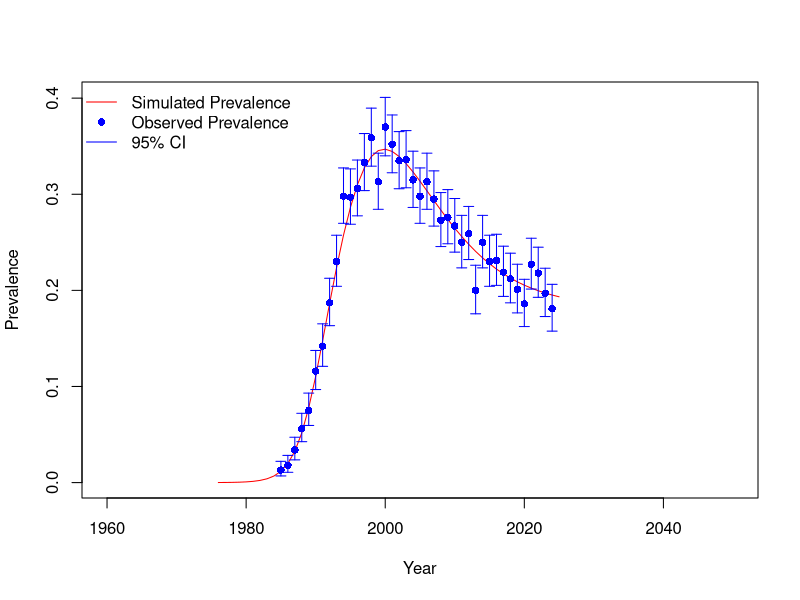
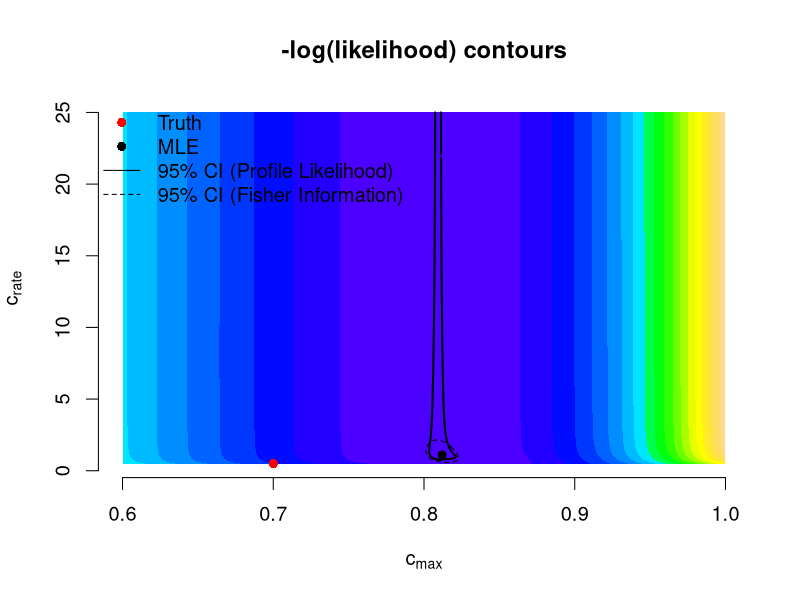

These charts were generated, in order, by the following R code:
# HIV Model Fitting for Evaluating Interventions: A Simulation Exercise

# ============================================================
# Setup
# ============================================================

rm(list = ls())

require(dplyr)
require(boot)
require(deSolve)
require(ellipse)
require(ggplot2)

# ============================================================
# Global Parameters and Initial Conditions
# ============================================================

initial_prevalence <- exp(-9.5)
time_sequence <- seq(1976, 2025, by = 1)
initial_conditions <- c(S = 1 - initial_prevalence, I1 = initial_prevalence, I2 = 0, I3 = 0, I4 = 0, CI = 0, CD = 0)
infection_states <- paste0('I', 1:4)

# ============================================================
# Disease Model Functions
# ============================================================

SImodel <- function(time, state, parameters) {
	with(c(parameters, as.list(state)), {
		I <- I1 + I2 + I3 + I4
		N <- I + S
		transmission_rate <- Beta * exp(-alpha * I / N)
		
		dS <- birthRt * N - deathRt * S - transmission_rate * S * I / N
		dI1 <- transmission_rate * S * I / N - progRt * I1 - deathRt * I1
		dI2 <- progRt * I1 - progRt * I2 - deathRt * I2
		dI3 <- progRt * I2 - progRt * I3 - deathRt * I3
		dI4 <- progRt * I3 - progRt * I4 - deathRt * I4
		dCI <- transmission_rate * S * I / N
		dCD <- progRt * I4
		
		list(c(dS, dI1, dI2, dI3, dI4, dCI, dCD))
	})
}

SI4control <- function(time, state, parameters) {
	with(c(as.list(state), parameters), {
		N <- sum(state[1:5])
		I <- I1 + I2 + I3 + I4
		lambda <- Beta * exp(-alpha * I / N)
		g <- 4 * progRt
		control_effect <- min(1, 1 - cMax / (1 + exp(-cRate * (time - cHalf))))
		
		dS <- birthRt * N - control_effect * lambda * S * I / N - deathRt * S
		progression <- g * c(I1, I2, I3, I4)
		dI <- c(control_effect * lambda * S * I / N, progression[1:3]) - progression - deathRt * c(I1, I2, I3, I4)
		dCI <- control_effect * lambda * S * I / N
		dCD <- progression[4]
		
		list(c(dS, dI, dCI, dCD))
	})
}

create_disease_parameters <- function(Beta = 0.6 ## transmission coefficient when prevalence is 0 
																												, alpha = 3.5 ## for transmission coefficient: decline with prevalence
																												, progRt = (1/15) ## rate of of progression through each of the I classes, for 10 years total
																												, birthRt = .03 ## birth rate, 3% of people give birth per year
																												, deathRt = 1/60 ## 60 year natural life expectancy
																												, cMax = 0.7
																												, cRate = 0.5
																												, cHalf = 1998
){
	return(as.list(environment())) ## ARG
}

# ============================================================
# Simulation and Sampling Functions
# ============================================================

simulate_epidemic <- function(initial_conditions, time_sequence, model_function, parameters) {
	sim_data <- as.data.frame(lsoda(initial_conditions, time_sequence, model_function, parms = parameters))
	sim_data$I <- rowSums(sim_data[, infection_states])
	sim_data$N <- rowSums(sim_data[, c('S', infection_states)])
	sim_data$P <- sim_data$I / sim_data$N
	return(sim_data)
}

sample_epidemic <- function(simulated_data, sample_times = seq(1985, 2024, by = 1), sample_sizes = rep(1000, length(sample_times))) {
	prevalence <- simulated_data$P[round(simulated_data$time, 4) %in% round(sample_times, 4)]
	num_positive <- rbinom(length(sample_sizes), sample_sizes, prevalence)
	lci <- mapply(function(x, n) binom.test(x, n)$conf.int[1], x = num_positive, n = sample_sizes)
	uci <- mapply(function(x, n) binom.test(x, n)$conf.int[2], x = num_positive, n = sample_sizes)
	
	data.frame(time = sample_times, numPos = num_positive, numSamp = sample_sizes, sampPrev = num_positive / sample_sizes, lci = lci, uci = uci)
}

# ============================================================
# Estimation Functions
# ============================================================

substitute_parameters <- function(estimated_params, fixed_params) {
	for (name in names(estimated_params)) {
		if (grepl('log_', name)) {
			param_name <- gsub('log_', '', name)
			fixed_params[[param_name]] <- exp(estimated_params[[name]])##unlogged params
		} else {
			fixed_params[[name]] <- estimated_params[[name]]##logged params
		}
	}
	return(fixed_params)
}

calculate_nll <- function(parameters, observed_data, model_function) {
	# browser()
	simulated_data <- simulate_epidemic(initial_conditions, time_sequence, model_function, parameters)
	matched_times <- observed_data$time %in% simulated_data$time
	# view(simulated_data)
	if (any(is.na(simulated_data$P[matched_times])) || any(simulated_data$P[matched_times] < 0 | simulated_data$P[matched_times] > 1)) {
		warning("Invalid prevalence values (NA or outside [0,1]) detected")
		return(1e6)
	}
	nll_values <- dbinom(observed_data$numPos, observed_data$numSamp, prob = simulated_data$P[matched_times], log = TRUE)
	return(-sum(nll_values))
}

estimate_mle <- function(observed_data, model_function, initial_guess, fixed_params) {
	objective_function <- function(fit_params) {
		# browser()
		updated_params <- substitute_parameters(fit_params, fixed_params)
		calculate_nll(updated_params, observed_data, model_function)
	}
	mle_fit_pre <- optim(par = initial_guess, fn = objective_function, method = "SANN", control = list(trace = 1, maxit = 150))
	mle_fit <- optim(par = mle_fit_pre$par, fn = objective_function, method = "Nelder-Mead", control = list(trace = 1, maxit = 1000), hessian = TRUE)
	
	estimated_params <- mle_fit$par
	covariance_matrix <- solve(mle_fit$hessian)
	standard_errors <- sqrt(diag(covariance_matrix))
	
	list(params = estimated_params, se = standard_errors, loglik = mle_fit$value, fit = mle_fit, fisherInfMatrix = covariance_matrix)
}

estimate_lse <- function(observed_data, model_function, initial_guess, fixed_params) {
	lse_objective <- function(fit_params) {
		updated_params <- substitute_parameters(fit_params, fixed_params)
		simulated_data <- simulate_epidemic(initial_conditions, time_sequence, model_function, updated_params)
		
		matched_times <- simulated_data$time %in% observed_data$time
		observed_prev <- observed_data$numPos / observed_data$numSamp
		predicted_prev <- simulated_data$P[matched_times]
		sum((observed_prev - predicted_prev)^2)
	}
	
	lse_fit <- optim(par = initial_guess, fn = lse_objective, method = "Nelder-Mead", control = list(trace = 1, maxit = 1000), hessian = TRUE)
	
	estimated_params <- lse_fit$par
	covariance_matrix <- solve(lse_fit$hessian)
	standard_errors <- sqrt(diag(covariance_matrix))
	
	list(params = estimated_params, se = standard_errors, ssr = lse_fit$value, fit = lse_fit)
}

# ============================================================
# Run Simulation, Sampling, Estimation and Grid Evaluation
# ============================================================

set.seed(45)

true_params <- create_disease_parameters()
simulated_data <- simulate_epidemic(initial_conditions, time_sequence, SI4control, true_params)
observed_data <- sample_epidemic(simulated_data)

plot(simulated_data$time, simulated_data$P, type = 'l', col = 'red', ylab = 'Prevalence', xlab = 'Year',  xlim = c(1960, 2050), ylim = c(0, max(simulated_data$P, observed_data$uci)))
points(observed_data$time, observed_data$sampPrev, col = 'blue', pch = 16)
# Add confidence intervals
arrows(observed_data$time, observed_data$lci, observed_data$time, observed_data$uci, angle = 90, code = 3, length = 0.05, col = 'blue')
legend('topleft', legend = c('Simulated Prevalence', 'Observed Prevalence', '95% CI'), col = c('red', 'blue', 'blue'), pch = c(NA, 16, NA), lty = c(1, NA, 1), bty = 'n')

initial_guess <- c(log_cMax = log(1), log_cRate = log(3))
mle_result <- estimate_mle(observed_data, SI4control, initial_guess, true_params)
lse_result <- estimate_lse(observed_data, SI4control, initial_guess, true_params)

cat("MLE Estimates:", exp(unname(mle_result$params)), "\n")
cat("LSE Estimates:", exp(unname(lse_result$params)), "\n")
true_params[c('cMax','cRate')]


# ============================================================
# Likelihood Grid Evaluation Using Profile Likelihood Approach
# ============================================================

# Define profile likelihood objective function
objXcMax_cRate <- function(cMax, cRate, fixed_params = true_params) {
	fit_params <- c(log_cMax = log(cMax), log_cRate = log(cRate))
	updated_params <- substitute_parameters(fit_params, fixed_params)
	calculate_nll(updated_params, observed_data, SI4control)
}

# Vectorize it to evaluate over a grid
objXcMax_cRateVEC <- Vectorize(objXcMax_cRate, vectorize.args = c("cMax", "cRate"))

# Create parameter grids
res <- 30
cMax_seq <- exp(seq(log(0.6), log(1.0), length.out = res))
cRate_seq <- exp(seq(log(0.5), log(25.0), length.out = res))

# Evaluate likelihood surface using outer()
likelihood_surface <- outer(cMax_seq, cRate_seq, objXcMax_cRateVEC)

# Confidence cutoff using chi-square approximation
min_likelihood <- min(likelihood_surface, na.rm = TRUE)
conf_cutoff <- min_likelihood + qchisq(0.95, df = 2) / 2

# Plot the profile likelihood surface
par(cex = 1.2)
plot(1, 1, type = 'n', log = '',
		 xlim = range(cMax_seq), ylim = range(cRate_seq),
		 xlab = expression(c[max]), ylab = expression(c[rate]),
		 main = "-log(likelihood) contours", bty = "n")

.filled.contour(cMax_seq, cRate_seq, likelihood_surface,
								levels = seq(min_likelihood, max(likelihood_surface, na.rm = TRUE), length.out = 20),
								col = topo.colors(20))

# Add 95% profile likelihood contour
contour(cMax_seq, cRate_seq, likelihood_surface, levels = conf_cutoff,
				col = "black", lwd = 2, labels = "", labcex = 0.2, add = TRUE)

# Add Fisher information ellipse
lines(exp(ellipse(mle_result$fisherInfMatrix, centre = mle_result$params, level = .95)), lty = 2)

# Add MLE and true parameter points
points(exp(mle_result$params['log_cMax']), exp(mle_result$params['log_cRate']), pch = 16, col = 'black')
points(true_params$cMax, true_params$cRate, pch = 16, col = 'red')

# Add legend
legend("topleft",
			 legend = c('Truth', 'MLE', '95% CI (Profile Likelihood)', '95% CI (Fisher Information)'),
			 lty = c(NA, NA, 1, 2), pch = c(16, 16, NA, NA),
			 col = c('red', rep('black', 3)), bg = 'white', bty = 'n')
